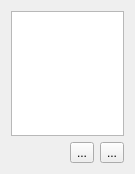
<?xml version="1.0" encoding="UTF-8"?>
<ui version="4.0">
 <class>StuOnDutyCellWidget</class>
 <widget class="QWidget" name="StuOnDutyCellWidget">
  <property name="geometry">
   <rect>
    <x>0</x>
    <y>0</y>
    <width>135</width>
    <height>174</height>
   </rect>
  </property>
  <property name="windowTitle">
   <string>Form</string>
  </property>
  <layout class="QGridLayout" name="gridLayout">
   <item row="0" column="0" colspan="3">
    <widget class="QListWidget" name="listWidget">
     <property name="verticalScrollMode">
      <enum>QAbstractItemView::ScrollPerPixel</enum>
     </property>
     <property name="horizontalScrollMode">
      <enum>QAbstractItemView::ScrollPerPixel</enum>
     </property>
    </widget>
   </item>
   <item row="1" column="1">
    <widget class="QToolButton" name="btnAdd">
     <property name="text">
      <string>...</string>
     </property>
     <property name="icon">
      <iconset resource="../../assets/ClassAdmin.qrc">
       <normaloff>:/img/add.png</normaloff>:/img/add.png</iconset>
     </property>
    </widget>
   </item>
   <item row="1" column="2">
    <widget class="QToolButton" name="btnRemove">
     <property name="text">
      <string>...</string>
     </property>
     <property name="icon">
      <iconset resource="../../assets/ClassAdmin.qrc">
       <normaloff>:/img/subtract.png</normaloff>:/img/subtract.png</iconset>
     </property>
    </widget>
   </item>
  </layout>
 </widget>
 <resources>
  <include location="../../assets/ClassAdmin.qrc"/>
 </resources>
 <connections>
  <connection>
   <sender>btnAdd</sender>
   <signal>clicked()</signal>
   <receiver>StuOnDutyCellWidget</receiver>
   <slot>onAdd()</slot>
   <hints>
    <hint type="sourcelabel">
     <x>184</x>
     <y>230</y>
    </hint>
    <hint type="destinationlabel">
     <x>233</x>
     <y>805</y>
    </hint>
   </hints>
  </connection>
  <connection>
   <sender>btnRemove</sender>
   <signal>clicked()</signal>
   <receiver>StuOnDutyCellWidget</receiver>
   <slot>onRemove()</slot>
   <hints>
    <hint type="sourcelabel">
     <x>229</x>
     <y>227</y>
    </hint>
    <hint type="destinationlabel">
     <x>431</x>
     <y>629</y>
    </hint>
   </hints>
  </connection>
 </connections>
 <slots>
  <slot>onAdd()</slot>
  <slot>onRemove()</slot>
 </slots>
</ui>
